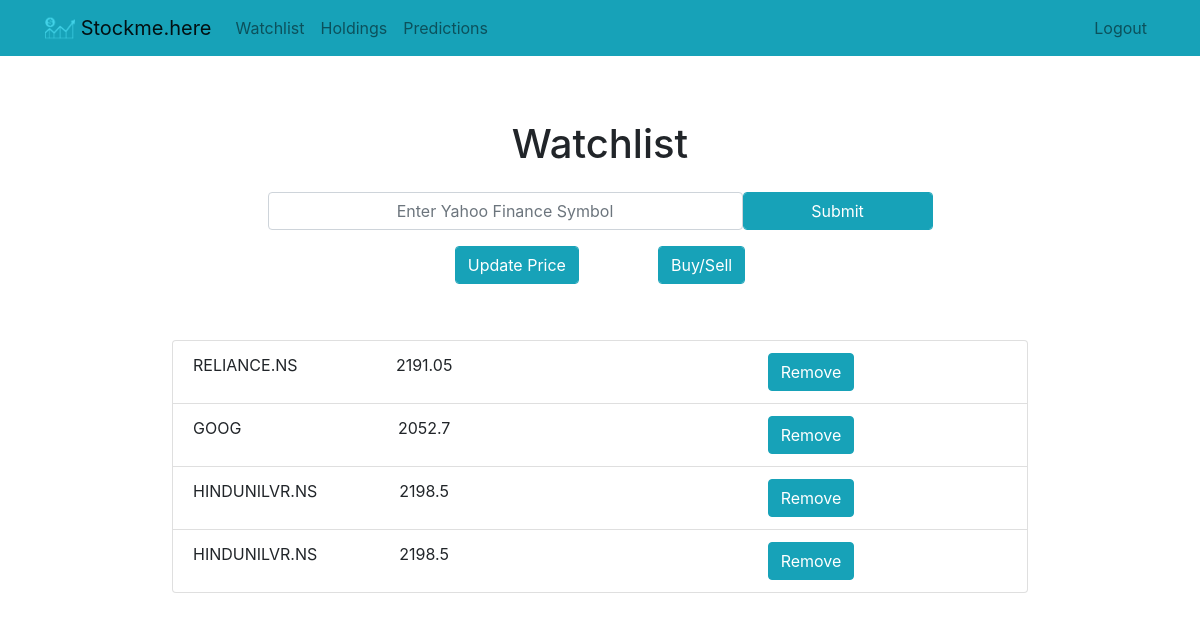
The page /watchlist/ (signed in) on the database as committed earlier.
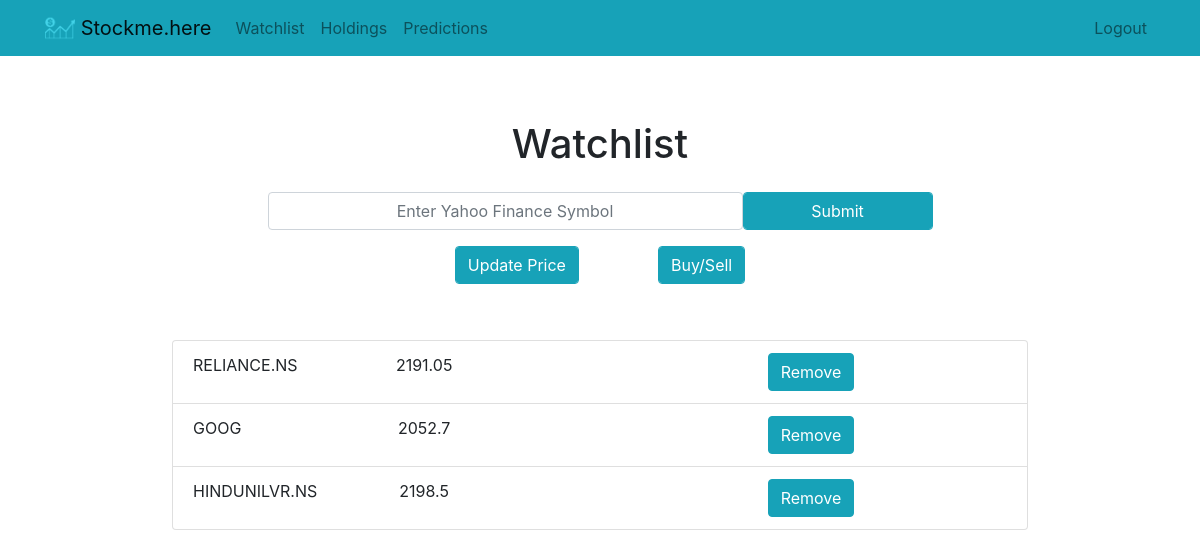
The same page on the database as committed later.
### home/models.py (models this page shows, shortened)
class DataModel(Model):
    symbol = models.CharField(max_length = 50)
    qty = models.IntegerField(max_length=10, default=0)
    avgCost = models.FloatField(max_length=10, default=0)
    price = models.FloatField(max_length=10, default=0)
    created = models.DateTimeField(auto_now_add=True)
    user = models.ForeignKey(User, on_delete = models.CASCADE)
    class Meta:
        db_table = "datamodel_table"

### home/views.py (the view, shortened to what this page needs)
# urls.py: path('watchlist/', views.watchlist, name="watchlist"),
def watchlist(request):
    watchlist_stock = DataModel.objects.filter(user=request.user)
    if request.method == "GET":
        return render(request, "home/watchlist.html", {"error": "", "form": "", "watchlist_stock":watchlist_stock})

### home/templates/home/watchlist.html (shortened to what this page needs)
{% extends "home/base.html" %}
{% block content %}
    <div class="row justify-content-center mt-5 text-center">
        <div class="col-md-10 p-3">
            <h1>Watchlist</h1>
        </div>
    </div>
    <form method="post" class="row justify-content-center">
        <input class="form-control col-md-5 text-center" type="text" placeholder="Enter Yahoo Finance Symbol" name="symbol"/>
        <br class="form-control col-md-1" />
        <input type="submit" class="form-control col-md-2 btn btn-info" value="Submit" />
    </form>
    <div class="row justify-content-center mt-3 row">
        <div class="col-md-10">
        {% if watchlist_stock %}
            <div class="row justify-content-center">
            <form method="post" action="{% url 'update_stock_price' %}">
                <input type="submit" value="Update Price" class="form-control col btn-info"/>
            </form>
                <p class="col-1"></p>
            <form method="GET" action="{% url 'transaction' %}">
                <input type="submit" value="Buy/Sell" class="form-control col-12 btn-info"/>
            </form>
                </div>
            <br class="p-2">
            <div class="list-group form-group p-4 m-2">
                <ul class="list-group form-group text-center table">
                    {% for stock in watchlist_stock %}
                      <li class="list-group-item justify-content-center">
                          <div class="row">
                              <div class="col-1">
                                  {{ stock.symbol }}
                              </div>
                              <div class="col-5">
                                  {{ stock.price }}
                              </div>
                              <div class="col">
                                  <form method="post" action="{% url 'remove_from_watchlist' stock.id %}">
                                      <input type="submit" value="Remove" class="btn btn-info"/>
                                  </form>
                              </div>
                          </div>
                      </li>
                    {% endfor %}
                </ul>
                <br>
            </div>
        {% else %}
            <div class="text-center p-5">
                <h2>Looks like you don't have any Stocks in Watchlist!.</h2>
            </div>
        {% endif %}
        </div>
    </div>
{% endblock %}

### home/templates/home/base.html (shortened to what this page needs)
{% load static %}
<!doctype html>
<html lang="en">
<head>
    <link rel="stylesheet" href="https://stackpath.bootstrapcdn.com/bootstrap/4.4.1/css/bootstrap.min.css">
</head>
<body>
<nav class="navbar navbar-expand-md navbar-light bg-info">
<div class="container">
    <a class="navbar-brand" href="{% url 'home' %}">
         <img src="{% static 'home/logo.png' %}" width="30" height="30" class="d-inline-block align-top">
        <span>Stockme.here</span>
    </a>
    <div class="collapse navbar-collapse" id="navbarNav">
    {% if user.is_authenticated %}
        <ul class="navbar-nav mr-auto">
                <li class="nav-item">
                    <a class="nav-link" href="{% url 'watchlist' %}">Watchlist</a>
                </li>
                <li class="nav-item">
                    <a class="nav-link" href="{% url 'holdings' %}">Holdings</a>
                </li>
                <li class="nav-item">
                    <a class="nav-link" href="{% url 'predictions' %}">Predictions</a>
                </li>
        </ul>
    {% endif %}
    <ul class="navbar-nav ml-auto">
            {% if user.is_authenticated %}
                <li class="nav-item">
                    <a href="#" onclick="$('#signOutBtn').click()" class="nav-link">Logout</a>
                </li>
            {% endif %}
        </ul>
    </div>
</div>
</nav>
<div class="container">
{% block content %}{% endblock %}
</div>
</body>
</html>

Rows that differ between the two databases and show on the page:
removed DataModel: symbol "HINDUNILVR.NS", price "2198.5"
